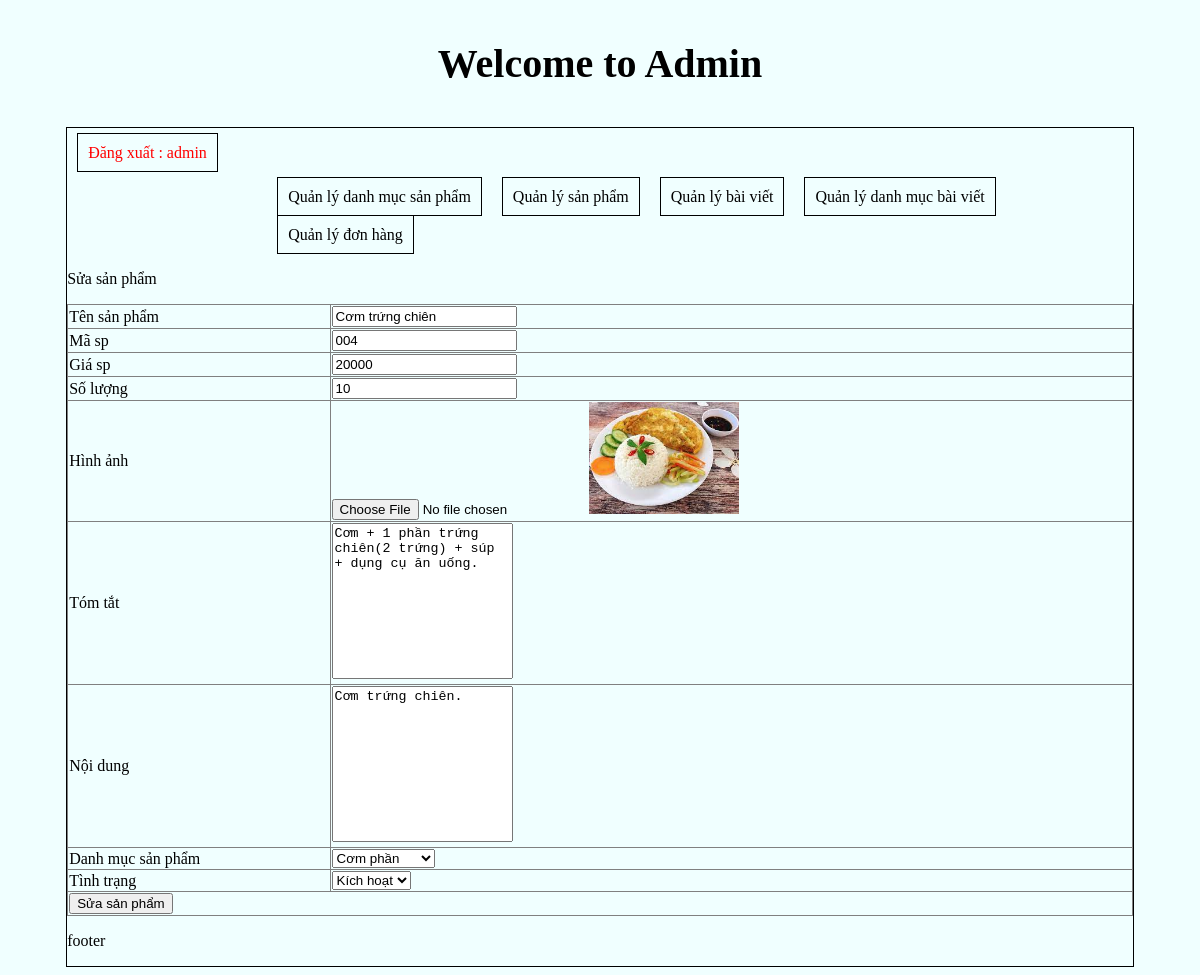
Screenshot of /admincp/index.php?action=quanlysp&query=sua&masp=004 (signed in) with the database file from the repository.
### tables this page shows
CREATE TABLE `tbl_sanpham` (
  `masp` varchar(10) NOT NULL,
  `tensanpham` varchar(250) NOT NULL,
  `giasp` varchar(50) NOT NULL,
  `soluong` int(11) NOT NULL,
  `hinhanh` varchar(50) NOT NULL,
  `tomtat` text NOT NULL,
  `noidung` text NOT NULL,
  `tinhtrang` int(11) NOT NULL,
  `id_danhmuc` int(11) NOT NULL
);

### admincp/modules/quanlysp/sua.php (the view, shortened to what this page needs)
<?php
	$sql_sua_sp = "SELECT * FROM tbl_sanpham WHERE masp = '$_GET[masp]' LIMIT 1";
	$query_sua_sp = mysqli_query($mysqli,$sql_sua_sp);
?>
<p>Sửa sản phẩm</p>
<table border="1" width="100%" style="border-collapse: collapse;">
<?php
while($row = mysqli_fetch_array($query_sua_sp)) {
?>
 <form method="POST" action="modules/quanlysp/xuly.php?masp=<?php echo $row['masp'] ?>" enctype="multipart/form-data">
	  <tr>
	  	<td>Tên sản phẩm</td>
	  	<td><input type="text" value="<?php echo $row['tensanpham'] ?>" name="tensanpham"></td>
	  </tr>
	   <tr>
	  	<td>Mã sp</td>
	  	<td><input type="text" value="<?php echo $row['masp'] ?>" name="masp"></td>
	  </tr>
	  <tr>
	  	<td>Giá sp</td>
	  	<td><input type="text" value="<?php echo $row['giasp'] ?>" name="giasp"></td>
	  </tr>
	  <tr>
	  	<td>Số lượng</td>
	  	<td><input type="text" value="<?php echo $row['soluong'] ?>" name="soluong"></td>
	  </tr>
	   <tr>
	  	<td>Hình ảnh</td>
	  	<td>
	  		<input type="file" name="hinhanh">
	  		<img src="modules/quanlysp/uploads/<?php echo $row['hinhanh'] ?>" width="150px">
	  	</td>
	  </tr>
	  <tr>
	  	<td>Tóm tắt</td>
	  	<td><textarea rows="10"  name="tomtat" style="resize: none"><?php echo $row['tomtat'] ?></textarea></td>
	  </tr>
	   <tr>
	  	<td>Nội dung</td>
	  	<td><textarea rows="10"  name="noidung" style="resize: none"><?php echo  $row['noidung'] ?></textarea></td>
	  </tr>
	  <tr>
	    <td>Danh mục sản phẩm</td>
	    <td>
	    	<select name="danhmuc">
	    		<?php
	    		$sql_danhmuc = "SELECT * FROM tbl_danhmuc ORDER BY id_danhmuc DESC";
	    		$query_danhmuc = mysqli_query($mysqli,$sql_danhmuc);
	    		while($row_danhmuc = mysqli_fetch_array($query_danhmuc)){
	    			if($row_danhmuc['id_danhmuc']==$row['id_danhmuc']){
	    		?>
	    		<option selected value="<?php echo $row_danhmuc['id_danhmuc'] ?>"><?php echo $row_danhmuc['tendanhmuc'] ?></option>
	    		<?php
	    			}else{
	    		?>
	    		<option value="<?php echo $row_danhmuc['id_danhmuc'] ?>"><?php echo $row_danhmuc['tendanhmuc'] ?></option>
	    		<?php
	    			}
	    		}
	    		?>
	    	</select>
	    </td>
	  </tr>
	  <tr>
	    <td>Tình trạng</td>
	    <td>
	    	<select name="tinhtrang">
	    		<?php
	    		if($row['tinhtrang']==1){
	    		?>
	    		<option value="1" selected>Kích hoạt</option>
	    		<?php
	    		}else{
	    		?>
	    		<option value="1">Kích hoạt</option>
	    		<option value="0" selected>Ẩn</option>
	    		<?php
	    		}
	    		?>
	    	</select>
	    </td>
	  </tr>
	   <tr>
	    <td colspan="2"><input type="submit" name="suasanpham" value="Sửa sản phẩm"></td>
	  </tr>
 </form>
 <?php
 }
 ?>
</table>

### admincp/css/styleadmincp.css (style rules this page uses)
body { background-color: azure; }

### rows the page displays
tbl_sanpham: tensanpham "Cơm trứng chiên", masp "004", giasp "20000", soluong "10", hinhanh (picture), tomtat "Cơm + 1 phần trứng chiên(2 trứng) + súp + dụng cụ ăn uống.", noidung "Cơm trứng chiên.", tinhtrang "Kích hoạt"

### other values shown
$_SESSION['dangnhap'] "admin"
form field danhmuc "Cơm phần"
